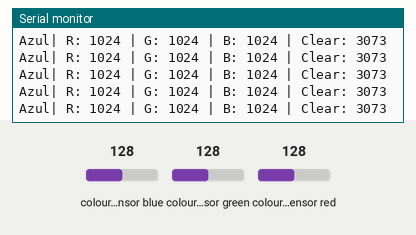
The sketch below on a simulated Arduino Uno, built with avr-gcc and run on an emulated ATmega328P. On the bench: the last lines printed to the serial monitor. The inputs (shaded band) are chosen by the test bench; at power-on: colour sensor blue 128, colour sensor green 128, colour sensor red 128.

Above: at 1.2 s.
1.3 s: colour sensor blue set to 103
At 1.32 s:
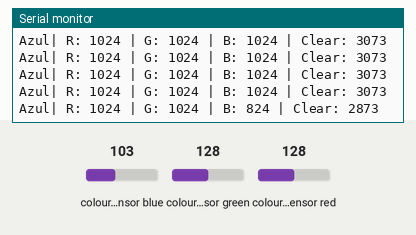
4.3 s: colour sensor blue set to 97
At 4.52 s:
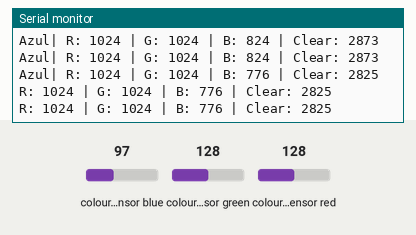
Timing chart, 0 to 7.3 s (numbered marks = the images above; inputs shaded):
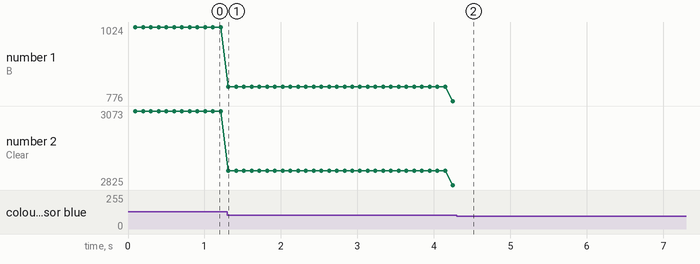

The sketch:

Testesensor_cor.ino
```cpp
#include <Wire.h>
#include "Adafruit_TCS34725.h"

// Criação do objeto para o sensor TCS34725 com:
// - Tempo de integração de 300ms (melhor sensibilidade)
// - Ganho de 1x (evita saturação em ambientes muito iluminados)
Adafruit_TCS34725 tcs = Adafruit_TCS34725(
  TCS34725_INTEGRATIONTIME_300MS,
  TCS34725_GAIN_1X
);

void setup() {
  Serial.begin(9600);

  // Inicializa o sensor TCS34725
  if (!tcs.begin()) {
    Serial.println("Não foi possível encontrar o TCS34725. Verifique as conexões!");
    while (1);  // Travamento caso o sensor não seja encontrado
  }

  Serial.println("Sensor TCS34725 inicializado.\n");
}

void loop() {
  uint16_t r, g, b, c;

  // Lê os valores brutos do sensor (canal vermelho, verde, azul e claro)
  tcs.getRawData(&r, &g, &b, &c);

  // Exibe os valores lidos no Serial Monitor
  Serial.print("R: "); Serial.print(r);
  Serial.print(" | G: "); Serial.print(g);
  Serial.print(" | B: "); Serial.print(b);
  Serial.print(" | Clear: "); Serial.println(c);

   if (r > 2000 &&  r < 4000 && g > 600 && g < 800 &&  b > 500 && b < 700){
    Serial.print("Rosa| ");
  }
  if (r > 2200 &&  r < 6500 && g > 1500 && g < 5200 &&  b > 500 && b < 2000){
    Serial.print("Amarelo| ");
  }
   if (r > 600 &&  r < 1200 && g > 1000 && g < 2200 &&  b > 800 && b < 1500){
    Serial.print("Azul| ");
  }
     if (r > 200 &&  r < 300 && g > 200 && g < 500 &&  b > 100 && b < 250){
    Serial.print("Preto | ");
  }

  delay(50);  // Pequeno atraso para estabilidade da leitura
}
```

Measured:
- the behaviour switches between 101 and 100 on colour sensor blue (found by bisection; images 1 and 2)
- after the input at 1.3 s, the serial monitor: prints a new line at once (image 1)
- after the input at 4.3 s, the serial monitor: prints a new line after 0.11 s (image 2)
- plotted number 1: 1024 → 776 after the input at 1.3 s
- plotted number 2: 3073 → 2825 after the input at 1.3 s
